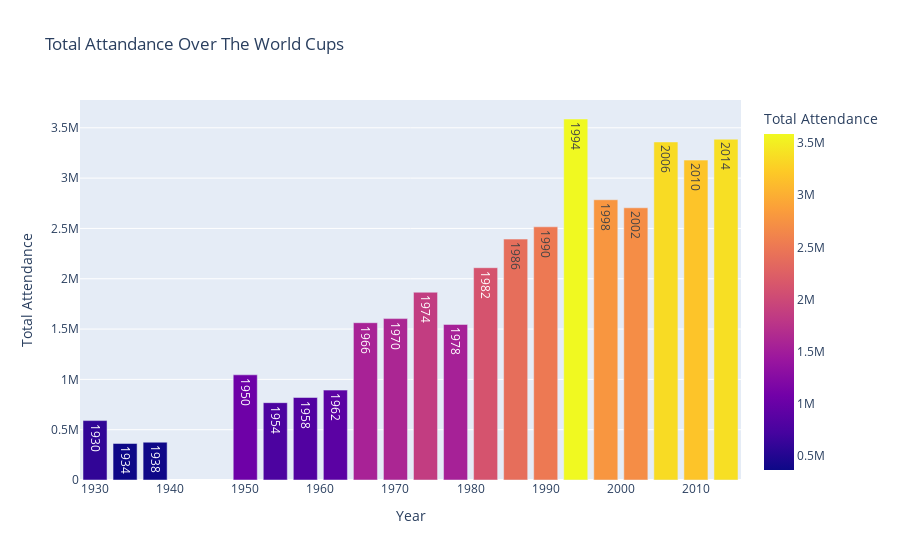

Source (notebook cell):
### Code cell
# displaying a bar graph using plotly of total attendance over the years at the world cup
px.bar(totalAttendance,x="Year",y="Attendance",text="Year",color="Attendance",title="Total Attandance Over The World Cups",
       labels={"Attendance" : "Total Attendance"})

### Figure 1 — Plotly figure (JSON) as saved in the notebook; plotly's stock layout.template omitted (floating-point values rounded to 4 significant figures)
{"data": [{"alignmentgroup": "True", "hovertemplate": "Year=%{text}<br>Total Attendance=%{marker.color}<extra></extra>", "legendgroup": "", "marker": {"color": [590549, 363000, 375700, 1045246, 768607, 819810, 893172, 1563135, 1603975, 1865753, 1545791, 2109723, 2394031, 2516215, 3587538, 2785100, 2705197, 3359439, 3178856, 3386810], "coloraxis": "coloraxis", "pattern": {"shape": ""}}, "name": "", "offsetgroup": "", "orientation": "v", "showlegend": false, "text": [1930, 1934, 1938, 1950, 1954, 1958, 1962, 1966, 1970, 1974, 1978, 1982, 1986, 1990, 1994, 1998, 2002, 2006, 2010, 2014], "textposition": "auto", "type": "bar", "x": [1930, 1934, 1938, 1950, 1954, 1958, 1962, 1966, 1970, 1974, 1978, 1982, 1986, 1990, 1994, 1998, 2002, 2006, 2010, 2014], "xaxis": "x", "y": [590549, 363000, 375700, 1045246, 768607, 819810, 893172, 1563135, 1603975, 1865753, 1545791, 2109723, 2394031, 2516215, 3587538, 2785100, 2705197, 3359439, 3178856, 3386810], "yaxis": "y"}], "layout": {"barmode": "relative", "coloraxis": {"colorbar": {"title": {"text": "Total Attendance"}}, "colorscale": [[0, "#0d0887"], [0.1111, "#46039f"], [0.2222, "#7201a8"], [0.3333, "#9c179e"], [0.4444, "#bd3786"], [0.5556, "#d8576b"], [0.6667, "#ed7953"], [0.7778, "#fb9f3a"], [0.8889, "#fdca26"], [1, "#f0f921"]]}, "legend": {"tracegroupgap": 0}, "title": {"text": "Total Attandance Over The World Cups"}, "xaxis": {"anchor": "y", "domain": [0, 1], "title": {"text": "Year"}}, "yaxis": {"anchor": "x", "domain": [0, 1], "title": {"text": "Total Attendance"}}}}
